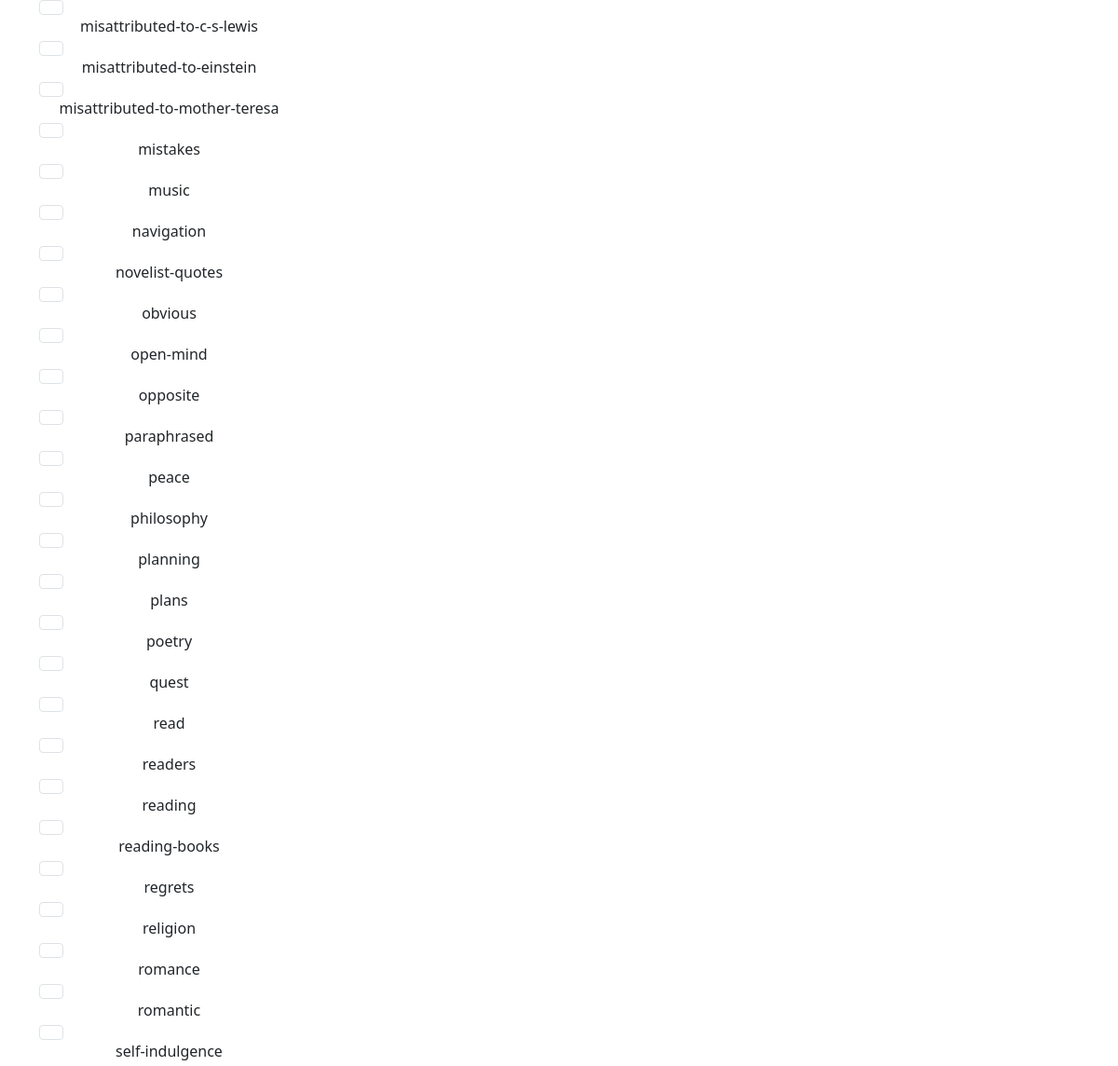
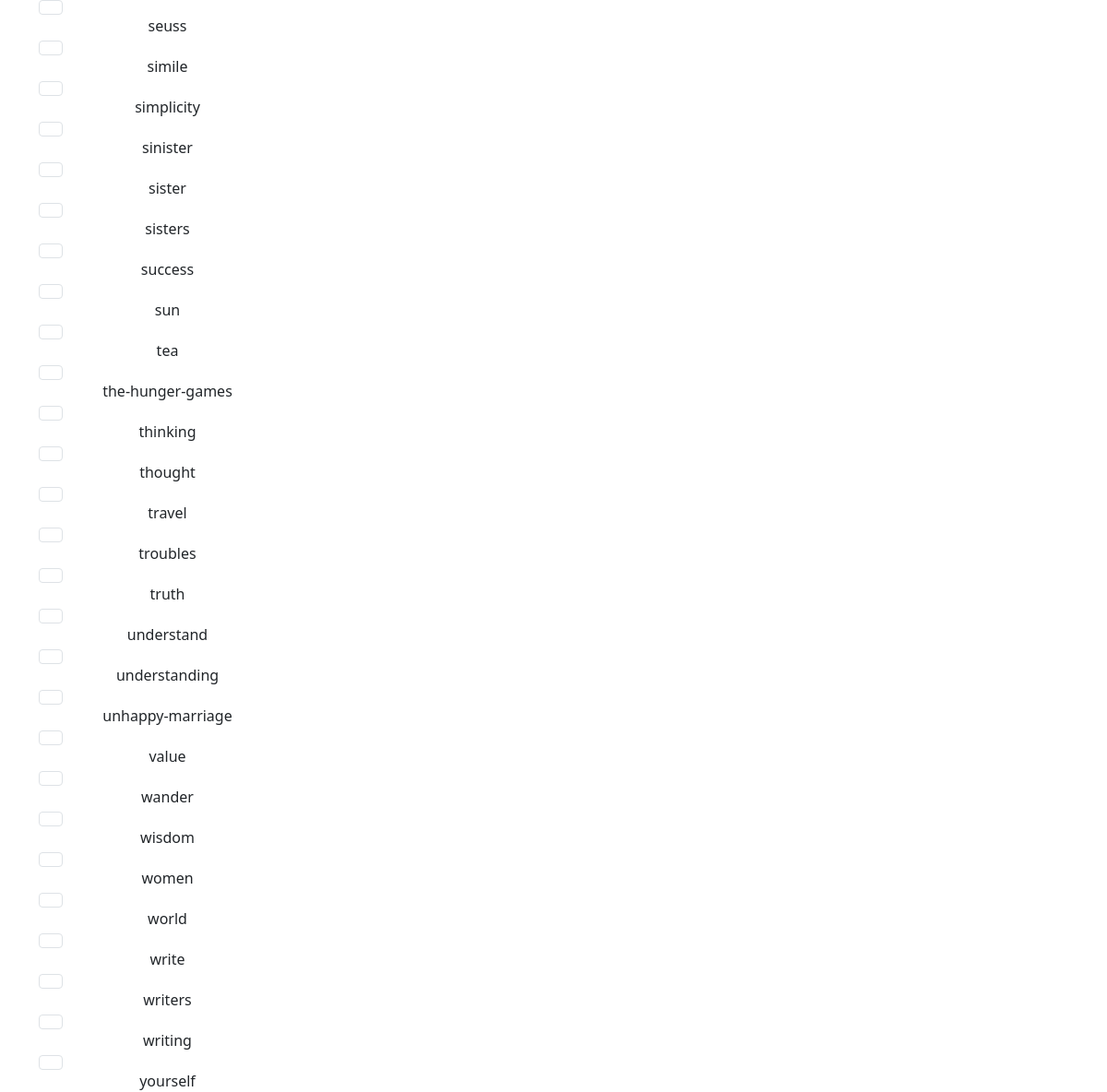
The app's page /quote_add/ (signed in, lower part), older data (2 pictures, top to bottom).
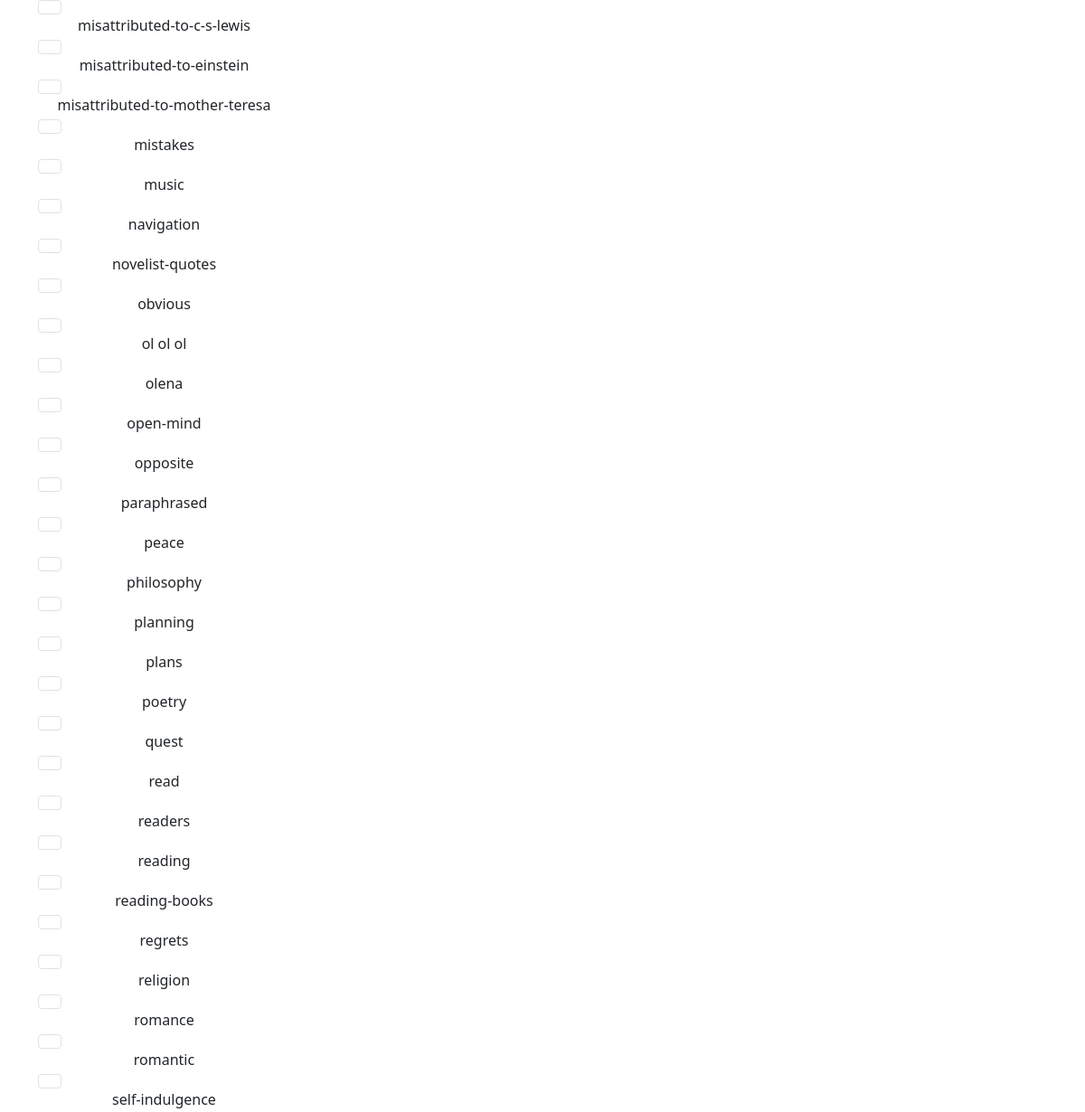
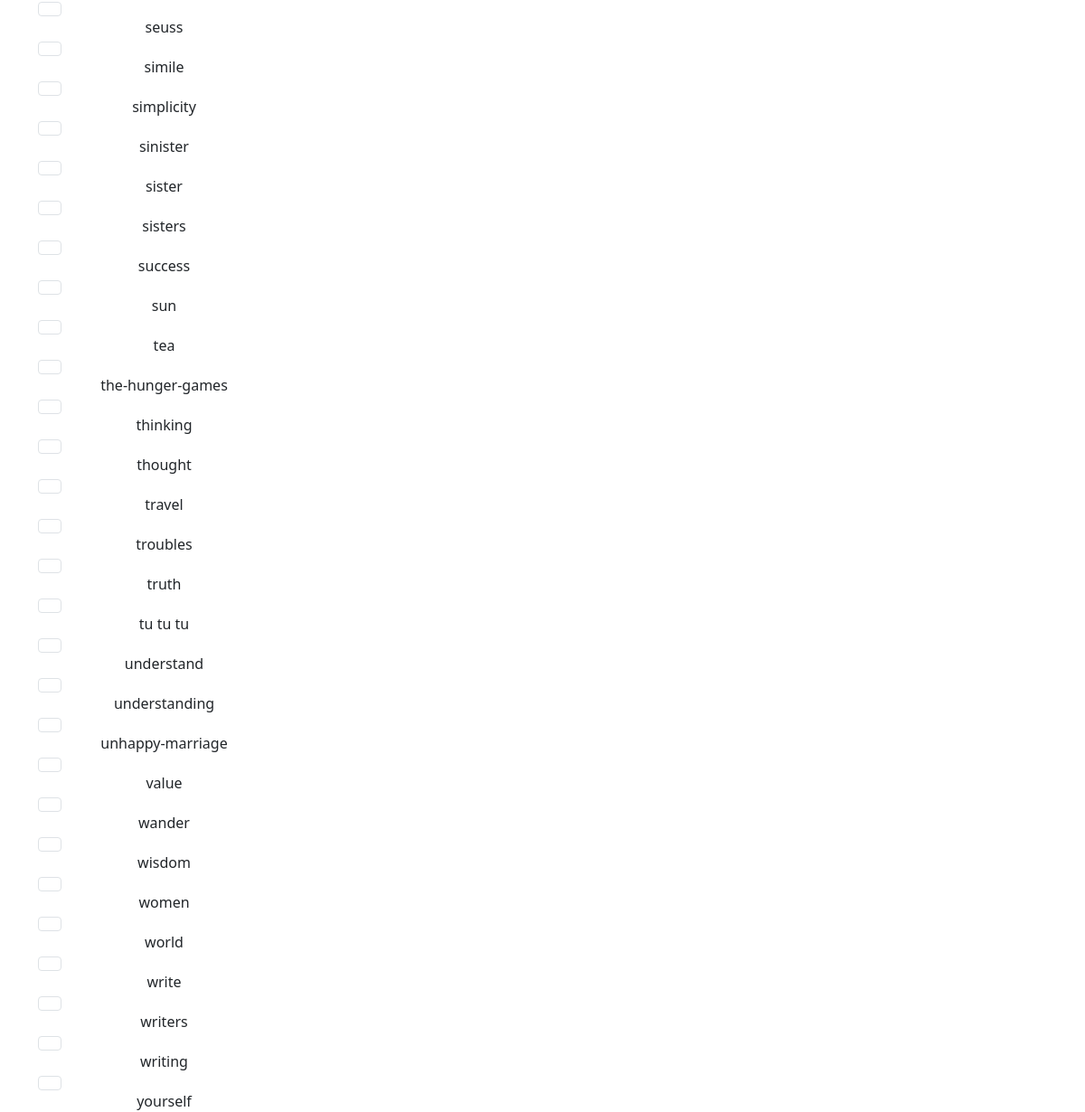
The same page, newer data (2 pictures, top to bottom).
### quotes/models.py (models this page shows, shortened)
class Tag(models.Model):
    name = models.CharField(max_length=30, null=False, unique=True)
    user = models.ForeignKey(User, on_delete=models.CASCADE, default=1)
    class Meta:
        constraints = [
            models.UniqueConstraint(fields=['user', 'name'], name='tag of username')
        ]

### quotes/views.py (the view, shortened to what this page needs)
# urls.py: path('quote_add/', views.quote_add, name='quote_add')
def quote_add(request):
    tags = Tag.objects.filter(user=request.user).all()
    return render(request, 'quotes/add_quote.html', {"tags": tags, 'form': QuoteForm()})

### quotes/forms.py
class QuoteForm(ModelForm):
    quote = CharField(min_length=5, max_length=1000, required=True, widget=TextInput(attrs={'class': "form-control"}))
    author = ModelChoiceField(queryset=Author.objects.all())
    class Meta:
        model = Quote
        fields = ['quote', 'author']
        exclude = ['tags']

### quotes/models.py (called while the page is built)
    def __str__(self):
        return f"{self.fullname}"

### quotes/templates/quotes/add_quote.html (shortened to what this page needs)
{% extends "quotes/base.html" %}
{% load extract %}
{% block content %}
<form method="POST" action="{% url 'quotes:quote_add' %}">
    <div class="container text-center">
        <div class="row align-items-start">
            <div class="col">
                <div class="row">
                    {% for tag in tags %}
                    <input class="form-check-input" type="checkbox" value="{{tag.name}}" id="flexCheckDefault" name="tags">
                    <label class="form-check-label" for="flexCheckDefault">
                        {{tag.name}}
                    </label>
                    {% endfor %}
                </div>
            </div>
        </div>
    </div>
</form>
{% endblock %}

Row changes from the older to the newer data that the page shows:
added Tag: name "ol ol ol"
added Tag: name "olena"
added Tag: name "tu tu tu"
